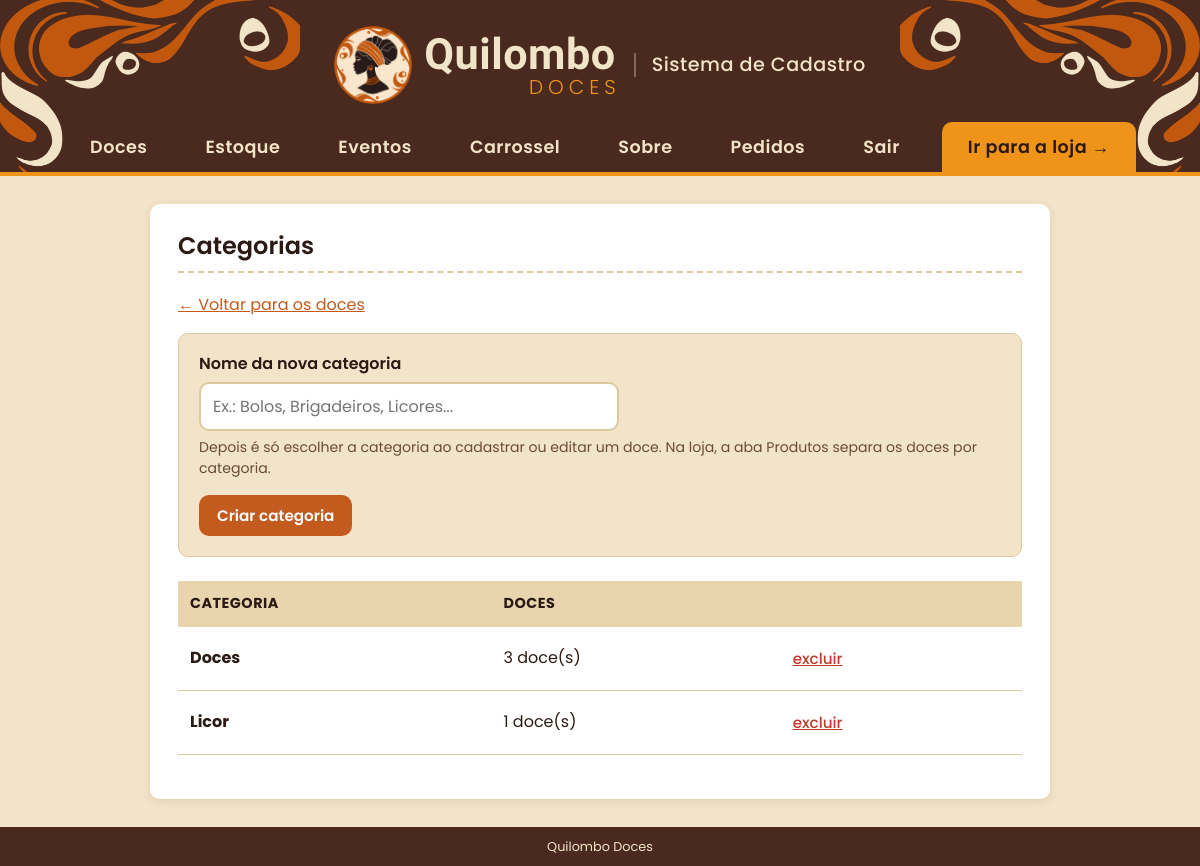
The page /categorias (signed in) on the database its author committed.
### tables this page shows
CREATE TABLE categorias (
                id    INTEGER PRIMARY KEY AUTOINCREMENT,
                nome  TEXT    NOT NULL
            );

### app.py (the view, shortened to what this page needs)
@app.route("/categorias", methods=["GET", "POST"])
def categorias():
    conn = conectar_banco()
    erro = ""
    nome = ""
    lista = conn.execute(
        'SELECT categorias.*, COUNT(doces.id) AS qtd FROM categorias '
        'LEFT JOIN doces ON doces.categoria_id = categorias.id '
        'GROUP BY categorias.id ORDER BY categorias.nome').fetchall()
    conn.close()
    return render_template("categorias.html", categorias=lista, erro=erro,
                           nome=nome, msg=request.args.get("msg", "")), (400 if erro else 200)

### app.py (called while the page is built)
@app.context_processor
def dados_globais():
    return {
        "qtd_carrinho": sum(session.get("carrinho", {}).values()),
        "whatsapp": WHATSAPP,
        "pedidos_pendentes": contar_pedidos_pendentes(),
        "cliente": cliente_atual(),      # cliente logado na loja (ou None)
    }

def contar_pedidos_pendentes():
    conn = conectar_banco()
    qtd = conn.execute(
        "SELECT COUNT(*) FROM pedidos WHERE status = 'informado'").fetchone()[0]
    conn.close()
    return qtd

@app.before_request
def proteger_admin():
    endpoint = request.endpoint or ""
    if (not endpoint                            # pagina que nao existe: mostra o erro 404
            or endpoint.startswith("loja")
            or endpoint.startswith("contas.")
            or endpoint in PAGINAS_PUBLICAS
            or session.get("admin_id")):
        return None
    if endpoint == "listar":
        return redirect(url_for("loja"))
    proximo = request.path if request.method == "GET" else ""
    return redirect(url_for("admin_entrar", proximo=proximo))

### contas.py (called while the page is built, shortened)
def cliente_atual():
    id_cliente = session.get("cliente_id")
    if not id_cliente:
        return None

### templates/categorias.html (shortened to what this page needs)
{% extends "base.html" %}
{% block conteudo %}
  <h2>Categorias</h2>
  <p><a href="{{ url_for('listar') }}">&larr; Voltar para os doces</a></p>
  <form class="caixa-envio" method="post" action="{{ url_for('categorias') }}">
    <p>
      <label for="nome">Nome da nova categoria</label>
      <input type="text" id="nome" name="nome" value="{{ nome }}"
             placeholder="Ex.: Bolos, Brigadeiros, Licores...">
      <span class="dica">Depois é só escolher a categoria ao cadastrar ou editar um doce.
        Na loja, a aba Produtos separa os doces por categoria.</span>
    </p>
    <button type="submit" class="botao">Criar categoria</button>
  </form>
  {% if categorias %}
    <table>
      <tr>
        <th>Categoria</th>
        <th>Doces</th>
        <th></th>
      </tr>
      {% for c in categorias %}
        <tr>
          <td><b>{{ c['nome'] }}</b></td>
          <td>{{ c['qtd'] }} doce(s)</td>
          <td>
            <form method="post" action="{{ url_for('excluir_categoria', id_categoria=c['id']) }}"
                  onsubmit="return confirm('Excluir a categoria {{ c['nome'] }}? Os doces dela continuam cadastrados, só ficam sem categoria.');">
              <button type="submit" class="link-perigo">excluir</button>
            </form>
          </td>
        </tr>
      {% endfor %}
    </table>
  {% else %}
    <p class="vazio">Nenhuma categoria criada ainda.</p>
  {% endif %}
{% endblock %}

### static/estilo.css (style rules this page uses)
:root { --areia: #f2e4c8; --areia-escura: #e8d5ae; --cacau: #2b1a14; --raiz: #4a2a1e; --cacau-2: #2b1a14; --terracota: #c35a1e; --terracota-hover: #4a2a1e; --ouro: #ef9319; --ouro-hover: #d6820f; --verde: #25d366; --verde-hover: #1da851; --perigo: #c0392b; --sucesso-bg: #e8f6ec; --sucesso-txt: #1e6b3a; --erro-bg: #fdecea; --branco: #ffffff; --borda: #dcc9a0; --texto-suave: #6b4a3a; --raio: 10px; --raio-grande: 12px; --sombra: 0 2px 10px rgba(74, 42, 30, 0.10); --sombra-forte: 0 8px 20px rgba(74, 42, 30, 0.18); --fonte-texto: "Poppins", Arial, sans-serif; --fonte-marca: "Kaushan Script", cursive; }
* { box-sizing: border-box; }
body { margin: 0; font-family: var(--fonte-texto); font-size: 16px; line-height: 1.5; color: var(--cacau); background: var(--areia); min-height: 100vh; display: flex; flex-direction: column; }
h1, h2, h3 { font-family: var(--fonte-texto); font-weight: 600; line-height: 1.2; }
a { color: var(--terracota); }
.dica { display: block; color: var(--texto-suave); font-size: 0.88rem; margin-top: 6px; }
main h2 { margin-top: 0; padding-bottom: 10px; border-bottom: 2px dashed var(--borda); }
table { width: 100%; border-collapse: collapse; margin: 16px 0; }
th { text-align: left; background: var(--areia-escura); padding: 12px; font-size: 0.9rem; text-transform: uppercase; letter-spacing: 0.5px; }
td { padding: 12px; border-bottom: 1px solid var(--borda); vertical-align: middle; word-break: break-word; max-width: 400px; }
td form { display: inline-block; margin: 4px 2px; }
button, .botao, .btn-whatsapp { font-family: inherit; font-size: 0.95rem; font-weight: 600; border: none; border-radius: var(--raio); padding: 9px 18px; cursor: pointer; text-decoration: none; display: inline-block; transition: background 0.2s, transform 0.1s; }
button { background: var(--raiz); color: var(--areia); }
.botao { background: var(--terracota); color: var(--branco); }
.caixa-envio .botao { margin-bottom: 16px; }
.link-perigo { background: none; color: var(--perigo); padding: 4px 6px; text-decoration: underline; font-weight: 500; }
form p { margin: 0 0 16px; }
label { display: block; font-weight: 600; margin-bottom: 6px; }
input[type="text"], input[type="password"], input[type="number"], input[type="date"], textarea { width: 100%; max-width: 420px; padding: 10px 12px; font-family: inherit; font-size: 1rem; color: var(--cacau); background: var(--areia); border: 2px solid var(--borda); border-radius: var(--raio); transition: border-color 0.2s, box-shadow 0.2s; }
.caixa-envio { padding: 18px 20px 4px; margin-bottom: 24px; background: var(--areia); border: 1px solid var(--borda); border-radius: var(--raio); }
.caixa-envio input[type="file"], .caixa-envio input[type="text"] { background: var(--branco); }

### rows shown on the page
categorias: nome "Doces", qtd "3"
categorias: nome "Licor", qtd "1"
